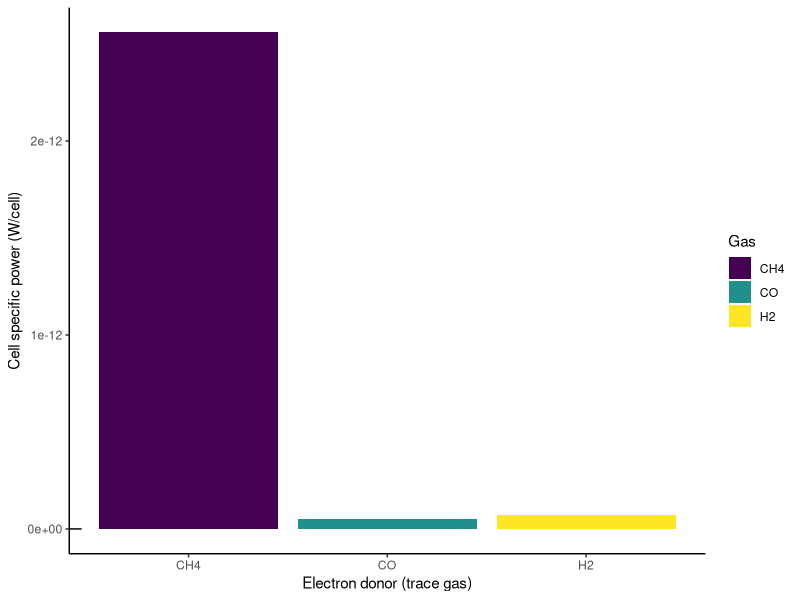

Here is the R script that generated this plot:
## ---- chunk 1
library(tidyverse)
library(ggrepel)
## ---- chunk 2
gas_data <- readxl::read_xlsx("gas_data.xlsx")

Rbar = 8.31446261815324E-2 # gas constant with bar
RJoule = 8.31446261815324
RkJ = 0.2871
Temp = 293 # Temp in K
pO2 = 0.2127825 # atmospheric oxygen concentration (bar)
pCO2 = 4E-4 # atmospheric CO2 in bar

# PV = nRT
# P = nRT / V
gas_data <- gas_data %>%
  mutate(p_gas = (`Mean concentration (ppm)`*(10^(-6)))) %>% 
  mutate(fg0 = 1) %>% # assume std fugacity = 1
  mutate(fg = p_gas) %>% # fugacity of gas equal to partial pressure
  mutate(ag = fg/fg0) %>%  #activity is ratio of fugacities
  mutate(Q = case_when(Gas == "H2" ~ 1/ag*(pO2^.5),
                       Gas == "CO" ~ pCO2/ag*(pO2^.5),
                       Gas == "CH4" ~ pCO2*1/ag*(pO2^2))) %>% # Q is equal to the product of activities
           
  mutate(logQ = log10(Q)) %>% #log10 Q
  mutate(lnQ = log(Q)) %>% # natural log of Q
  
  # Below conditionally assigns delta G0 values
  mutate(dg0 = case_when(Gas == "H2" ~ -238.0110206,
                         Gas == "CO" ~ -257.6221235,
                         Gas == "CH4" ~ -819.5290501)) %>% 
    
  # Calculate delta G at environmental conditions (Joules)
  mutate(dg0_J = dg0*1000) %>% # convert dg0 to joules
  mutate(dg = dg0_J + RJoule*Temp*logQ) %>% # delta G in Joules
  
  # Average cell specific rate of reaction
  mutate(csr = case_when(Gas == "H2" ~ -1.12E-20,
                         Gas == "CO" ~ -7.06E-21,
                         Gas == "CH4" ~ -1.12E-19)) %>% 
  
  # Average trace gas oxidizing cell counts, averaged by landscape
  mutate(B = case_when(Gas == "H2" & Ecosystem == "Wetland" ~ 34446025.8,
                       Gas == "H2" & Ecosystem == "Grassland" ~ 30794773.42,
                       Gas == "H2" & Ecosystem == "Forest" ~ 62453310.18,
                       Gas == "H2" & Ecosystem == "Dryland" ~ 1630814.997,
                       Gas == "CO" & Ecosystem == "Wetland" ~ 38701753.79,
                       Gas == "CO" & Ecosystem == "Grassland" ~ 45900935.93,
                       Gas == "CO" & Ecosystem == "Forest" ~ 117976086.4,
                       Gas == "CO" & Ecosystem == "Dryland" ~ 2510912.988,
                       Gas == "CH4" & Ecosystem == "Dryland" ~ 52635.71799,
                       Gas == "CH4" & Ecosystem == "Wetland" ~ 140393.5214,
                       Gas == "CH4" & Ecosystem == "Grassland" ~ 140688.9679,
                       Gas == "CH4" & Ecosystem == "Forest" ~ 693665.0186)) %>% 
  mutate(P = csr*B*dg/B) # had to multiply CSR by B so as to get cells g-1 s-1 --> cell specific reaction rate g-1
## ---- chunk 3
p_gas_data <- gas_data %>% ggplot(aes(x = Gas, y = P, fill = Gas)) +
  geom_bar(stat = "identity") +
  annotation_logticks(side = "l") +
  theme_classic() +
  ylab(label = "Cell specific power (W/cell)") +
  xlab(label = "Electron donor (trace gas)") +
  scale_fill_viridis_d()
p_gas_data
